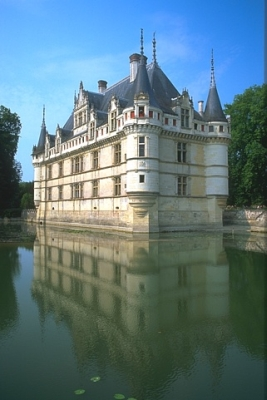
#> input picture datasets/images/0002.jpg, 267 x 400 px; its folder holds only this picture in this run
$ python visualize.py
#> lines starting #> are read from the running program, lines starting #| are printed output that depends on the picture
import os
import matplotlib.pyplot as plt
from PIL import Image


input_folder = "datasets/images"
mask_folder = "datasets/masks"
pred_folder = "outputs/predictions"
save_folder = "outputs/visualizations"
os.makedirs(save_folder, exist_ok=True)


image_files = [f for f in os.listdir(input_folder) if f.lower().endswith((".jpg", ".png", ".jpeg"))]


for filename in image_files:
    img_path = os.path.join(input_folder, filename)
    pred_path = os.path.join(pred_folder, filename)
    mask_path = os.path.join(mask_folder, filename)


    input_img = Image.open(img_path).convert("RGB")
#> input_img is the input picture: PIL image 267x400 RGB; mean R, G, B 93.8, 120.8, 127.5
    pred_img = Image.open(pred_path).convert("L")
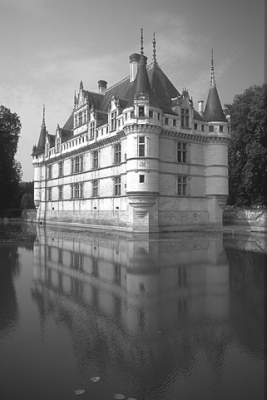
#> pred_img: PIL image 267x400 L; min 23, max 255, mean 113.5
    mask_img = Image.open(mask_path).convert("L") if os.path.exists(mask_path) else None

    # Plot
    fig, axs = plt.subplots(1, 3 if mask_img else 2, figsize=(12, 4))
    axs[0].imshow(input_img)
    axs[0].set_title("Input")
    axs[0].axis("off")

    if mask_img:
        axs[1].imshow(mask_img, cmap='gray')
        axs[1].set_title("Ground Truth")
        axs[1].axis("off")

    axs[-1].imshow(pred_img, cmap='gray')
    axs[-1].set_title("Prediction")
    axs[-1].axis("off")

    plt.tight_layout()
    save_path = os.path.join(save_folder, f"viz_{filename}")
    plt.savefig(save_path)
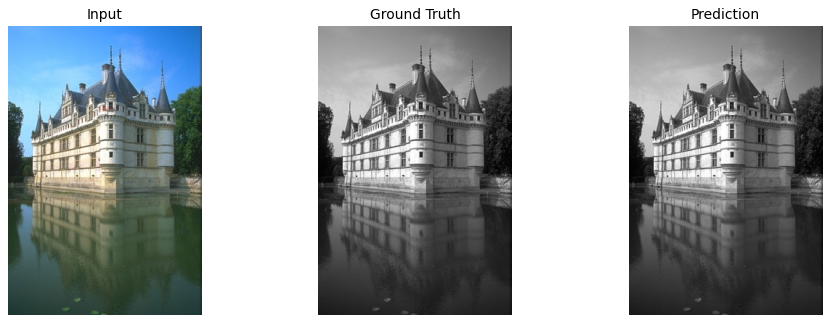
#> figure drawn by matplotlib, 3 panels
    print(f"Saved visualization to: {save_path}")
    plt.close()
